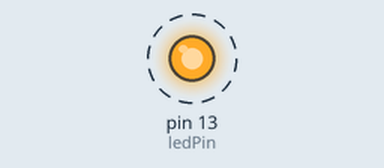
Recording of a sketch running on a simulated Arduino Uno, built with avr-gcc and run on an emulated ATmega328P. On the bench: output pins drawn as LEDs (lit = HIGH). Dashed ring = blinking. What the sketch prints to the serial monitor is not drawn.

Above: at 0.5 s.
Timing chart, 0 to 4.6 s (numbered marks = the images above):
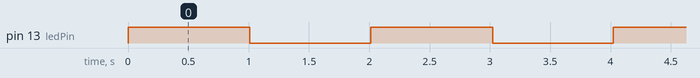

The sketch:

Xbee_Comunicacao.ino
```cpp
#include <SoftwareSerial.h>
SoftwareSerial XBee(2, 3); // RX, TX

int ledPin = 13;

void setup(){
  Serial.begin(9600);
  XBee.begin(9600);
  pinMode(ledPin, OUTPUT);
}

void loop(){
    digitalWrite(ledPin, HIGH); delay(1000);
    String ldr = String(10);
    String temp = String(26.6);
    String reflec = "Objeto Encontrado";
    Serial.print("Sensor LDR: " + ldr + "\nTemperatura: " + temp + "\nSensor de Reflectancia: " + reflec );
    digitalWrite(ledPin, LOW);  delay(1000);

  }
```

Measured:
- by itself, pin 13 (ledPin): alternates HIGH for 1.0 s and LOW for 1.0 s
